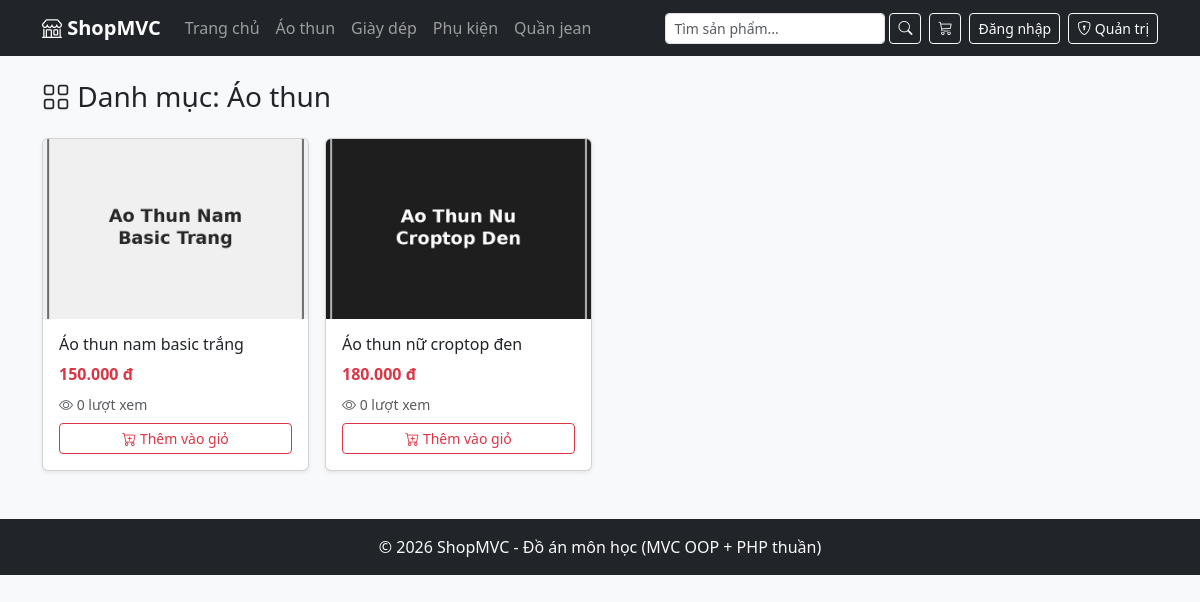
/danh-muc/ao-thun-a1b2c, run on the app's committed database.
### tables this page shows
CREATE TABLE danh_muc (
    id INT AUTO_INCREMENT PRIMARY KEY,
    ten_danh_muc VARCHAR(150) NOT NULL,
    slug VARCHAR(180) NOT NULL UNIQUE
);

CREATE TABLE san_pham (
    id INT AUTO_INCREMENT PRIMARY KEY,
    danh_muc_id INT NOT NULL,
    ten_san_pham VARCHAR(255) NOT NULL,
    slug VARCHAR(280) NOT NULL UNIQUE,
    mo_ta TEXT,
    gia DECIMAL(12,0) NOT NULL DEFAULT 0,
    so_luong INT NOT NULL DEFAULT 0,
    hinh_anh VARCHAR(255),
    luot_xem INT NOT NULL DEFAULT 0,
    ngay_tao DATETIME NOT NULL,
    FOREIGN KEY (danh_muc_id) REFERENCES danh_muc(id) ON DELETE RESTRICT
);

### controllers/SanPhamController.php (called while the page is built, shortened)
<?php
class SanPhamController
{
    public function theoDanhMuc($slug)
    {
        $danhMucModel = new DanhMucModel();
        $sanPhamModel = new SanPhamModel();
        $danhMuc = $danhMucModel->timTheoSlug($slug);
        $danhSachSanPham = $sanPhamModel->layTheoDanhMuc($danhMuc['id']);
        $danhSachDanhMuc = $danhMucModel->layDanhMucKemSoLuong();
        require_once PATH_VIEW_MAIN;
    }
}

### index.php (called while the page is built, shortened)
<?php
spl_autoload_register(function ($class) {
    $fileName = "$class.php";
    $fileModel      = PATH_MODEL . $fileName;
});
require_once './configs/helper.php';
require_once './routes/index.php';

### models/BaseModel.php (called while the page is built, shortened)
<?php
class BaseModel
{
    public function __construct()
    {
        $dsn = sprintf('mysql:host=%s;port=%s;dbname=%s;charset=utf8', DB_HOST, DB_PORT, DB_NAME);
        try {
            $this->pdo = new PDO($dsn, DB_USERNAME, DB_PASSWORD, DB_OPTIONS);
        } catch (PDOException $e) {
            die("Kết nối cơ sở dữ liệu thất bại: {$e->getMessage()}. Vui lòng thử lại sau.");
        }
    }
}

### models/DanhMucModel.php (called while the page is built)
<?php
class DanhMucModel extends BaseModel
{
    protected $table = 'danh_muc';
    public function timTheoSlug($slug)
    {
        $sql = "SELECT * FROM {$this->table} WHERE slug = :slug LIMIT 1";
        $stmt = $this->pdo->prepare($sql);
        $stmt->execute(['slug' => $slug]);
        return $stmt->fetch();
    }
    public function layDanhMucKemSoLuong()
    {
        $sql = "SELECT dm.*, COUNT(sp.id) AS so_san_pham
                FROM danh_muc dm
                LEFT JOIN san_pham sp ON sp.danh_muc_id = dm.id
                GROUP BY dm.id
                ORDER BY dm.ten_danh_muc ASC";
        return $this->pdo->query($sql)->fetchAll();
    }
}

### models/SanPhamModel.php (called while the page is built, shortened)
<?php
class SanPhamModel extends BaseModel
{
    public function layTheoDanhMuc($danhMucId)
    {
        $sql = "SELECT sp.*, dm.ten_danh_muc
                FROM san_pham sp
                JOIN danh_muc dm ON dm.id = sp.danh_muc_id
                WHERE sp.danh_muc_id = :danh_muc_id
                ORDER BY sp.ngay_tao DESC";
        $stmt = $this->pdo->prepare($sql);
        $stmt->execute(['danh_muc_id' => $danhMucId]);
        return $stmt->fetchAll();
    }
}

### configs/helper.php (called while the page is built, shortened)
<?php
if (!function_exists('dinh_dang_tien')) {
    function dinh_dang_tien($so)
    {
        return number_format($so, 0, ',', '.') . ' đ';
    }
}

### views/san_pham/danh_sach.php (the view, shortened to what this page needs)
<h3 class="mb-4"><i class="bi bi-grid"></i> Danh mục: <?= htmlspecialchars($danhMuc['ten_danh_muc']) ?></h3>
<div class="row g-3">
    <?php if (empty($danhSachSanPham)): ?>
        <p class="text-muted">Danh mục này chưa có sản phẩm nào.</p>
    <?php else: ?>
        <?php foreach ($danhSachSanPham as $sp): ?>
            <div class="col-6 col-md-3">
                <div class="card h-100 shadow-sm">
                    <a href="<?= BASE_URL ?>san-pham/<?= $sp['slug'] ?>">
                        <img src="<?= $sp['hinh_anh'] ? BASE_ASSETS_UPLOADS . $sp['hinh_anh'] : BASE_ASSETS_UPLOADS . 'no-image.jpg' ?>"
                             class="card-img-top" style="height:180px;object-fit:cover" alt="<?= htmlspecialchars($sp['ten_san_pham']) ?>">
                    </a>
                    <div class="card-body">
                        <h6 class="card-title">
                            <a class="text-decoration-none text-dark" href="<?= BASE_URL ?>san-pham/<?= $sp['slug'] ?>">
                                <?= htmlspecialchars($sp['ten_san_pham']) ?>
                            </a>
                        </h6>
                        <p class="text-danger fw-bold mb-2"><?= dinh_dang_tien($sp['gia']) ?></p>
                        <p class="text-muted small mb-2"><i class="bi bi-eye"></i> <?= (int)$sp['luot_xem'] ?> lượt xem</p>
                        <?php if ($sp['so_luong'] > 0): ?>
                            <form action="<?= BASE_URL ?>gio-hang/them" method="POST">
                                <button type="submit" class="btn btn-sm btn-outline-danger w-100">
                                    <i class="bi bi-cart-plus"></i> Thêm vào giỏ
                                </button>
                            </form>
                        <?php else: ?>
                            <span class="badge bg-secondary">Hết hàng</span>
                        <?php endif; ?>
                    </div>
                </div>
            </div>
        <?php endforeach; ?>
    <?php endif; ?>
</div>

### views/main.php (shortened to what this page needs)
<!DOCTYPE html>
<html lang="vi">
<head>
    <link href="https://cdn.jsdelivr.net/npm/bootstrap@5.3.3/dist/css/bootstrap.min.css" rel="stylesheet">
    <link rel="stylesheet" href="https://cdn.jsdelivr.net/npm/bootstrap-icons@1.11.3/font/bootstrap-icons.css">
</head>
<body class="bg-light">
    <nav class="navbar navbar-expand-lg navbar-dark bg-dark">
        <div class="container">
            <a class="navbar-brand fw-bold" href="<?= BASE_URL ?>"><i class="bi bi-shop"></i> ShopMVC</a>
            <div class="collapse navbar-collapse" id="menu">
                <ul class="navbar-nav me-auto">
                    <li class="nav-item">
                        <a class="nav-link" href="<?= BASE_URL ?>">Trang chủ</a>
                    </li>
                    <?php
                    foreach ($danhSachDanhMuc ?? [] as $dm):
                    ?>
                        <li class="nav-item">
                            <a class="nav-link" href="<?= BASE_URL ?>danh-muc/<?= $dm['slug'] ?>">
                                <?= htmlspecialchars($dm['ten_danh_muc']) ?>
                            </a>
                        </li>
                    <?php endforeach; ?>
                </ul>
                <form action="<?= BASE_URL ?>tim-kiem" method="GET" class="d-flex me-2">
                    <input type="text" name="q" class="form-control form-control-sm" placeholder="Tìm sản phẩm..."
                           value="<?= htmlspecialchars($_GET['q'] ?? '') ?>">
                    <button class="btn btn-sm btn-outline-light ms-1"><i class="bi bi-search"></i></button>
                </form>
                <a href="<?= BASE_URL ?>gio-hang" class="btn btn-outline-light btn-sm position-relative me-2">
                    <i class="bi bi-cart3"></i>
                </a>
                <?php if (!empty($_SESSION['khach_hang'])): ?>
                    <div class="dropdown me-2">
                        <button class="btn btn-outline-light btn-sm dropdown-toggle" data-bs-toggle="dropdown">
                            <i class="bi bi-person-circle"></i> <?= htmlspecialchars($_SESSION['khach_hang']['ho_ten']) ?>
                        </button>
                        <ul class="dropdown-menu dropdown-menu-end">
                            <li><a class="dropdown-item" href="<?= BASE_URL ?>tai-khoan-cua-toi">Đơn hàng của tôi</a></li>
                            <li><a class="dropdown-item text-danger" href="<?= BASE_URL ?>dang-xuat">Đăng xuất</a></li>
                        </ul>
                    </div>
                <?php else: ?>
                    <a href="<?= BASE_URL ?>dang-nhap" class="btn btn-outline-light btn-sm me-2">Đăng nhập</a>
                <?php endif; ?>
                <a href="<?= BASE_URL ?>admin" class="btn btn-outline-light btn-sm">
                    <i class="bi bi-shield-lock"></i> Quản trị
                </a>
            </div>
        </div>
    </nav>
    <div class="container my-4">
        <?php
        if (isset($view)) {
            require_once PATH_VIEW . $view . '.php';
        }
        ?>
    </div>
    <footer class="bg-dark text-light text-center py-3 mt-5">
        &copy; <?= date('Y') ?> ShopMVC - Đồ án môn học (MVC OOP + PHP thuần)
    </footer>
</body>
</html>

### data on the page
danh_muc: ten_danh_muc "Áo thun"
danh_muc: ten_danh_muc "Giày dép"
danh_muc: ten_danh_muc "Phụ kiện"
danh_muc: ten_danh_muc "Quần jean"
san_pham: hinh_anh (picture), ten_san_pham "Áo thun nam basic trắng", gia "150.000 đ", luot_xem "0"
san_pham: hinh_anh (picture), ten_san_pham "Áo thun nữ croptop đen", gia "180.000 đ", luot_xem "0"
